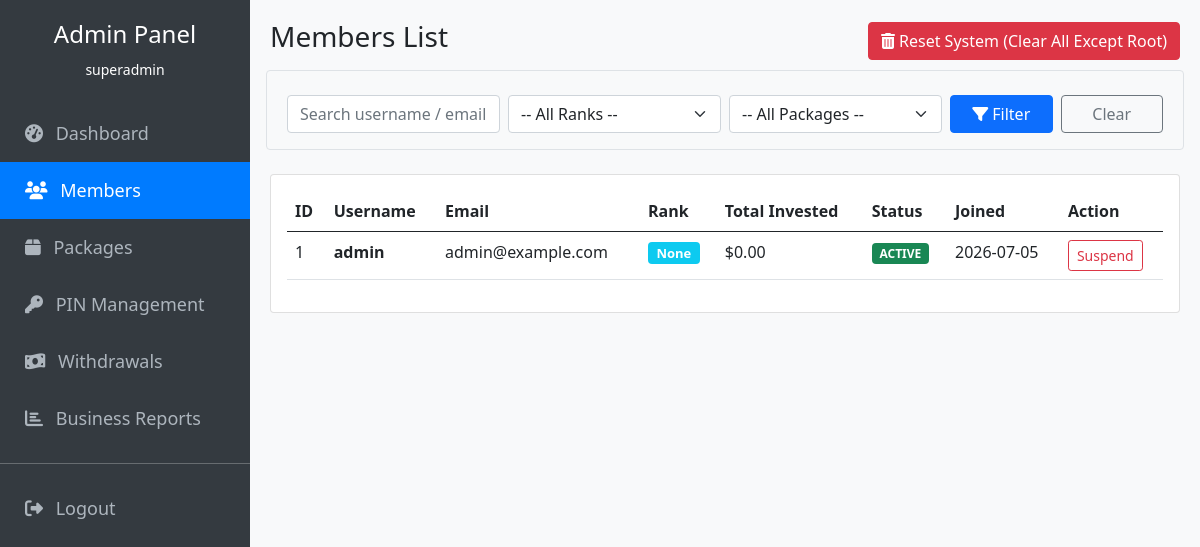
Screenshot of /admin/members.php (signed in) with the database file from the repository.
### tables this page shows
CREATE TABLE IF NOT EXISTS `users` (
  `id` INT AUTO_INCREMENT PRIMARY KEY,
  `mid` VARCHAR(50) UNIQUE DEFAULT NULL,
  `username` VARCHAR(50) UNIQUE NOT NULL,
  `full_name` VARCHAR(100) DEFAULT NULL,
  `phone` VARCHAR(20) DEFAULT NULL,
  `address` TEXT DEFAULT NULL,
  `post_office_number` VARCHAR(20) DEFAULT NULL,
  `state` VARCHAR(100) DEFAULT NULL,
  `country` VARCHAR(100) DEFAULT NULL,
  `email` VARCHAR(100) NOT NULL,
  `password` VARCHAR(255) NOT NULL,
  `sponsor_id` INT DEFAULT NULL,
  `placement_id` INT DEFAULT NULL,
  `position` ENUM('left', 'right') DEFAULT NULL,
  `rank_id` INT DEFAULT 0,
  `total_investment` DECIMAL(15, 2) DEFAULT 0.00,
  `left_leg_business` DECIMAL(15, 2) DEFAULT 0.00,
  `right_leg_business` DECIMAL(15, 2) DEFAULT 0.00,
  `rank_income_days` INT DEFAULT 0,
  `status` ENUM('active', 'inactive', 'suspended') DEFAULT 'active',
  `created_at` TIMESTAMP DEFAULT CURRENT_TIMESTAMP,
  FOREIGN KEY (`sponsor_id`) REFERENCES `users`(`id`),
  FOREIGN KEY (`placement_id`) REFERENCES `users`(`id`)
);

### admin/members.php (the view, shortened to what this page needs)
<?php
include __DIR__ . '/includes/header.php';
$config = require __DIR__ . '/../includes/config.php';
$ranksList = $config['ranks'];
$search = $_GET['search'] ?? '';
$query = "SELECT DISTINCT u.* FROM users u";
$params = [];
$joins = [];
$conditions = [];
$joinStr = implode(" ", $joins);
$whereStr = !empty($conditions) ? "WHERE " . implode(" AND ", $conditions) : "";
$query .= " {$joinStr} {$whereStr} ORDER BY u.created_at DESC";
$stmt = $db->prepare($query);
$stmt->execute($params);
$members = $stmt->fetchAll();
?>
<div class="mb-4">
    <div class="d-flex justify-content-between align-items-center mb-3">
        <h3>Members List</h3>
        <form method="post" onsubmit="return confirm('WARNING: This will permanently delete all members (except root user), their downlines, genealogy trees, and all historical transactions, investments, matching schedules, and incomes! This action is irreversible. Are you absolutely sure?');">
            <button type="submit" class="btn btn-danger"><i class="fa fa-trash-alt me-1"></i>Reset System (Clear All Except Root)</button>
        </form>
    </div>
    <form method="get" class="row g-2 align-items-center bg-light p-3 rounded border">
        <div class="col-md-3">
            <input type="text" name="search" class="form-control" placeholder="Search username / email..." value="<?php echo htmlspecialchars($search); ?>">
        </div>
        <div class="col-md-3">
            <select name="rank_id" class="form-select">
                <option value="">-- All Ranks --</option>
            </select>
        </div>
        <div class="col-md-3">
            <select name="package_amount" class="form-select">
                <option value="">-- All Packages --</option>
            </select>
        </div>
        <div class="col-md-3 d-flex gap-2">
            <button type="submit" class="btn btn-primary w-100"><i class="fa fa-filter me-1"></i>Filter</button>
            <a href="members.php" class="btn btn-outline-secondary w-100">Clear</a>
        </div>
    </form>
</div>
<div class="card">
    <div class="card-body">
        <div class="table-responsive">
            <table class="table table-hover">
                <thead>
                    <tr>
                        <th>ID</th>
                        <th>Username</th>
                        <th>Email</th>
                        <th>Rank</th>
                        <th>Total Invested</th>
                        <th>Status</th>
                        <th>Joined</th>
                        <th>Action</th>
                    </tr>
                </thead>
                <tbody>
                    <?php foreach($members as $m): ?>
                    <tr>
                        <td><?php echo $m['id']; ?></td>
                        <td><strong><?php echo htmlspecialchars($m['username']); ?></strong></td>
                        <td><?php echo htmlspecialchars($m['email']); ?></td>
                        <td>
                            <span class="badge bg-info" style="font-size: 13px;">
                                <?php echo ($m['rank_id'] > 0 && isset($ranksList[$m['rank_id']-1])) ? htmlspecialchars($ranksList[$m['rank_id']-1]['name']) : 'None'; ?>
                            </span>
                        </td>
                        <td>$<?php echo number_format($m['total_investment'], 2); ?></td>
                        <td>
                            <span class="badge <?php echo htmlspecialchars($m['status']) == 'active' ? 'bg-success' : 'bg-danger'; ?>">
                                <?php echo htmlspecialchars(strtoupper($m['status'])); ?>
                            </span>
                        </td>
                        <td><?php echo date('Y-m-d', strtotime($m['created_at'])); ?></td>
                        <td>
                            <form method="post" class="d-inline">
                                <?php if($m['status'] == 'active'): ?>
                                    <button type="submit" name="status" value="suspended" class="btn btn-sm btn-outline-danger">Suspend</button>
                                <?php else: ?>
                                    <button type="submit" name="status" value="active" class="btn btn-sm btn-outline-success">Activate</button>
                                <?php endif; ?>
                            </form>
                        </td>
                    </tr>
                    <?php endforeach; ?>
                </tbody>
            </table>
        </div>
    </div>
</div>
<?php include __DIR__ . '/includes/footer.php'; ?>

### admin/includes/header.php (style rules this page uses)
body { background-color: #f8f9fa; }

### rows the page displays
users: id "1", username "admin", email "admin@example.com", shows "None", total_investment "0.00", status "ACTIVE", created_at "2026-07-05", shows "Suspend"

### other values shown
$_SESSION['admin_username'] "superadmin"
